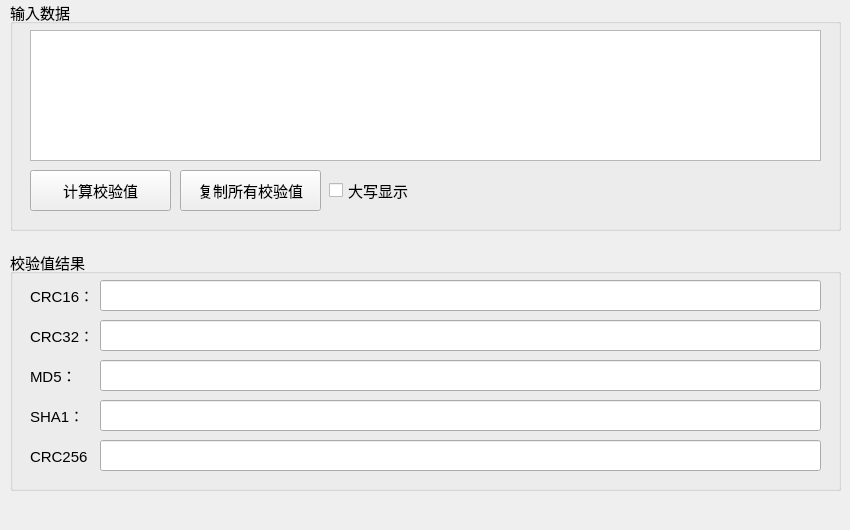
<?xml version="1.0" encoding="UTF-8"?>
<ui version="4.0">
 <class>FormChildDataValidation</class>
 <widget class="QWidget" name="FormChildDataValidation">
  <property name="geometry">
   <rect>
    <x>0</x>
    <y>0</y>
    <width>850</width>
    <height>530</height>
   </rect>
  </property>
  <property name="windowTitle">
   <string>Form</string>
  </property>
  <widget class="QGroupBox" name="groupBox">
   <property name="geometry">
    <rect>
     <x>10</x>
     <y>0</y>
     <width>831</width>
     <height>231</height>
    </rect>
   </property>
   <property name="font">
    <font>
     <pointsize>11</pointsize>
    </font>
   </property>
   <property name="title">
    <string>输入数据</string>
   </property>
   <widget class="QTextEdit" name="checksumInputEdit">
    <property name="geometry">
     <rect>
      <x>20</x>
      <y>30</y>
      <width>791</width>
      <height>131</height>
     </rect>
    </property>
    <property name="font">
     <font>
      <pointsize>11</pointsize>
     </font>
    </property>
   </widget>
   <widget class="QPushButton" name="calculateButton">
    <property name="geometry">
     <rect>
      <x>20</x>
      <y>170</y>
      <width>141</width>
      <height>41</height>
     </rect>
    </property>
    <property name="font">
     <font>
      <pointsize>11</pointsize>
     </font>
    </property>
    <property name="text">
     <string>计算校验值</string>
    </property>
   </widget>
   <widget class="QPushButton" name="copyHashButton">
    <property name="geometry">
     <rect>
      <x>170</x>
      <y>170</y>
      <width>141</width>
      <height>41</height>
     </rect>
    </property>
    <property name="font">
     <font>
      <pointsize>11</pointsize>
     </font>
    </property>
    <property name="text">
     <string>复制所有校验值</string>
    </property>
   </widget>
   <widget class="QCheckBox" name="upperCaseCheckBox">
    <property name="geometry">
     <rect>
      <x>319</x>
      <y>170</y>
      <width>91</width>
      <height>41</height>
     </rect>
    </property>
    <property name="font">
     <font>
      <pointsize>11</pointsize>
     </font>
    </property>
    <property name="text">
     <string>大写显示</string>
    </property>
   </widget>
  </widget>
  <widget class="QGroupBox" name="groupBox_2">
   <property name="geometry">
    <rect>
     <x>10</x>
     <y>250</y>
     <width>831</width>
     <height>241</height>
    </rect>
   </property>
   <property name="font">
    <font>
     <pointsize>11</pointsize>
    </font>
   </property>
   <property name="title">
    <string>校验值结果</string>
   </property>
   <widget class="QLineEdit" name="sha256Edit">
    <property name="geometry">
     <rect>
      <x>90</x>
      <y>190</y>
      <width>721</width>
      <height>31</height>
     </rect>
    </property>
    <property name="font">
     <font>
      <pointsize>11</pointsize>
     </font>
    </property>
   </widget>
   <widget class="QLineEdit" name="sha1Edit">
    <property name="geometry">
     <rect>
      <x>90</x>
      <y>150</y>
      <width>721</width>
      <height>31</height>
     </rect>
    </property>
    <property name="font">
     <font>
      <pointsize>11</pointsize>
     </font>
    </property>
   </widget>
   <widget class="QLabel" name="label_5">
    <property name="geometry">
     <rect>
      <x>20</x>
      <y>190</y>
      <width>61</width>
      <height>31</height>
     </rect>
    </property>
    <property name="font">
     <font>
      <pointsize>11</pointsize>
     </font>
    </property>
    <property name="text">
     <string>CRC256：</string>
    </property>
   </widget>
   <widget class="QLineEdit" name="crc32Edit">
    <property name="geometry">
     <rect>
      <x>90</x>
      <y>70</y>
      <width>721</width>
      <height>31</height>
     </rect>
    </property>
    <property name="font">
     <font>
      <pointsize>11</pointsize>
     </font>
    </property>
   </widget>
   <widget class="QLabel" name="label">
    <property name="geometry">
     <rect>
      <x>20</x>
      <y>30</y>
      <width>61</width>
      <height>31</height>
     </rect>
    </property>
    <property name="font">
     <font>
      <pointsize>11</pointsize>
     </font>
    </property>
    <property name="text">
     <string>CRC16：</string>
    </property>
   </widget>
   <widget class="QLabel" name="label_2">
    <property name="geometry">
     <rect>
      <x>20</x>
      <y>70</y>
      <width>61</width>
      <height>31</height>
     </rect>
    </property>
    <property name="font">
     <font>
      <pointsize>11</pointsize>
     </font>
    </property>
    <property name="text">
     <string>CRC32：</string>
    </property>
   </widget>
   <widget class="QLabel" name="label_4">
    <property name="geometry">
     <rect>
      <x>20</x>
      <y>150</y>
      <width>61</width>
      <height>31</height>
     </rect>
    </property>
    <property name="font">
     <font>
      <pointsize>11</pointsize>
     </font>
    </property>
    <property name="text">
     <string>SHA1：</string>
    </property>
   </widget>
   <widget class="QLineEdit" name="crc16Edit">
    <property name="geometry">
     <rect>
      <x>90</x>
      <y>30</y>
      <width>721</width>
      <height>31</height>
     </rect>
    </property>
    <property name="font">
     <font>
      <pointsize>11</pointsize>
     </font>
    </property>
   </widget>
   <widget class="QLabel" name="label_3">
    <property name="geometry">
     <rect>
      <x>20</x>
      <y>110</y>
      <width>61</width>
      <height>31</height>
     </rect>
    </property>
    <property name="font">
     <font>
      <pointsize>11</pointsize>
     </font>
    </property>
    <property name="text">
     <string>MD5：</string>
    </property>
   </widget>
   <widget class="QLineEdit" name="md5Edit">
    <property name="geometry">
     <rect>
      <x>90</x>
      <y>110</y>
      <width>721</width>
      <height>31</height>
     </rect>
    </property>
    <property name="font">
     <font>
      <pointsize>11</pointsize>
     </font>
    </property>
   </widget>
  </widget>
  <zorder>groupBox_2</zorder>
  <zorder>groupBox</zorder>
 </widget>
 <resources/>
 <connections/>
</ui>
